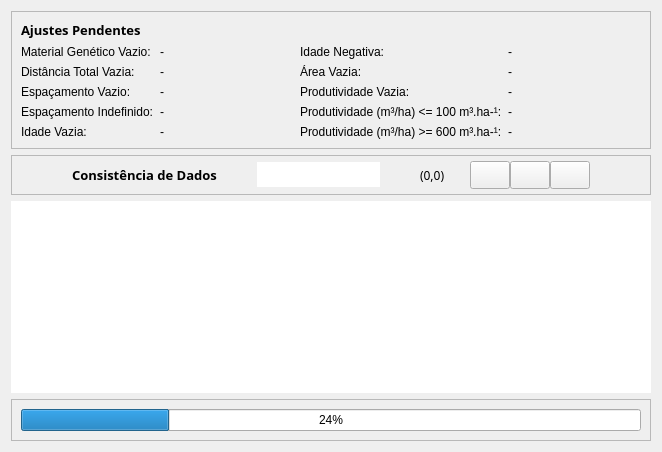
         <widget class="QWidget" name="consistir">
          <layout class="QGridLayout" name="gridLayout_3">
           <item row="4" column="0">
            <widget class="QFrame" name="frame_5">
             <property name="frameShape">
              <enum>QFrame::StyledPanel</enum>
             </property>
             <property name="frameShadow">
              <enum>QFrame::Raised</enum>
             </property>
             <layout class="QHBoxLayout" name="horizontalLayout_7">
              <item>
               <widget class="QProgressBar" name="progressBar">
                <property name="value">
                 <number>24</number>
                </property>
                <property name="alignment">
                 <set>Qt::AlignCenter</set>
                </property>
               </widget>
              </item>
             </layout>
            </widget>
           </item>
           <item row="1" column="0">
            <widget class="QFrame" name="frame_6">
             <property name="frameShape">
              <enum>QFrame::StyledPanel</enum>
             </property>
             <property name="frameShadow">
              <enum>QFrame::Raised</enum>
             </property>
             <layout class="QGridLayout" name="gridLayout_4">
              <item row="1" column="0">
               <widget class="QLabel" name="label_94">
                <property name="text">
                 <string>Material Genético Vazio:</string>
                </property>
               </widget>
              </item>
              <item row="6" column="2">
               <widget class="QLabel" name="label_92">
                <property name="text">
                 <string>Produtividade (m³/ha) &gt;= 600 m³.ha-¹:</string>
                </property>
               </widget>
              </item>
              <item row="5" column="2">
               <widget class="QLabel" name="label_90">
                <property name="text">
                 <string>Produtividade (m³/ha) &lt;= 100 m³.ha-¹:</string>
                </property>
               </widget>
              </item>
              <item row="6" column="1">
               <widget class="QLabel" name="label_138">
                <property name="text">
                 <string>-</string>
                </property>
               </widget>
              </item>
              <item row="4" column="2">
               <widget class="QLabel" name="label_130">
                <property name="text">
                 <string>Produtividade Vazia:</string>
                </property>
               </widget>
              </item>
              <item row="4" column="3">
               <widget class="QLabel" name="label_139">
                <property name="text">
                 <string>-</string>
                </property>
               </widget>
              </item>
              <item row="0" column="0">
               <widget class="QLabel" name="label_124">
                <property name="font">
                 <font>
                  <family>Poppins SemiBold</family>
                  <pointsize>10</pointsize>
                  <weight>75</weight>
                  <bold>true</bold>
                 </font>
                </property>
                <property name="text">
                 <string>Ajustes Pendentes</string>
                </property>
               </widget>
              </item>
              <item row="3" column="3">
               <widget class="QLabel" name="label_137">
                <property name="text">
                 <string>-</string>
                </property>
               </widget>
              </item>
              <item row="3" column="0">
               <widget class="QLabel" name="label_126">
                <property name="text">
                 <string>Distância Total Vazia:</string>
                </property>
               </widget>
              </item>
              <item row="4" column="0">
               <widget class="QLabel" name="label_127">
                <property name="text">
                 <string>Espaçamento Vazio:</string>
                </property>
               </widget>
              </item>
              <item row="1" column="1">
               <widget class="QLabel" name="label_131">
                <property name="text">
                 <string>-</string>
                </property>
               </widget>
              </item>
              <item row="4" column="1">
               <widget class="QLabel" name="label_133">
                <property name="text">
                 <string>-</string>
                </property>
               </widget>
              </item>
              <item row="5" column="1">
               <widget class="QLabel" name="label_134">
                <property name="text">
                 <string>-</string>
                </property>
               </widget>
              </item>
              <item row="3" column="1">
               <widget class="QLabel" name="label_132">
                <property name="text">
                 <string>-</string>
                </property>
               </widget>
              </item>
              <item row="1" column="3">
               <widget class="QLabel" name="label_136">
                <property name="text">
                 <string>-</string>
                </property>
               </widget>
              </item>
              <item row="5" column="3">
               <widget class="QLabel" name="label_135">
                <property name="text">
                 <string>-</string>
                </property>
               </widget>
              </item>
              <item row="3" column="2">
               <widget class="QLabel" name="label_129">
                <property name="text">
                 <string>Área Vazia:</string>
                </property>
               </widget>
              </item>
              <item row="1" column="2">
               <widget class="QLabel" name="label_91">
                <property name="text">
                 <string>Idade Negativa:</string>
                </property>
               </widget>
              </item>
              <item row="6" column="0">
               <widget class="QLabel" name="label_128">
                <property name="text">
                 <string>Idade Vazia:</string>
                </property>
               </widget>
              </item>
              <item row="5" column="0">
               <widget class="QLabel" name="label_140">
                <property name="text">
                 <string>Espaçamento Indefinido:</string>
                </property>
               </widget>
              </item>
              <item row="6" column="3">
               <widget class="QLabel" name="label_141">
                <property name="text">
                 <string>-</string>
                </property>
               </widget>
              </item>
             </layout>
            </widget>
           </item>
           <item row="3" column="0">
            <widget class="QTableWidget" name="tab_consist">
             <property name="font">
              <font>
               <family>Poppins SemiBold</family>
               <pointsize>8</pointsize>
               <weight>75</weight>
               <bold>true</bold>
              </font>
             </property>
             <property name="frameShape">
              <enum>QFrame::NoFrame</enum>
             </property>
             <property name="frameShadow">
              <enum>QFrame::Plain</enum>
             </property>
             <property name="lineWidth">
              <number>10</number>
             </property>
             <property name="sortingEnabled">
              <bool>true</bool>
             </property>
             <attribute name="horizontalHeaderDefaultSectionSize">
              <number>150</number>
             </attribute>
             <attribute name="horizontalHeaderMinimumSectionSize">
              <number>150</number>
             </attribute>
             <attribute name="verticalHeaderVisible">
              <bool>false</bool>
             </attribute>
             <attribute name="verticalHeaderDefaultSectionSize">
              <number>80</number>
             </attribute>
             <attribute name="verticalHeaderMinimumSectionSize">
              <number>40</number>
             </attribute>
            </widget>
           </item>
           <item row="2" column="0">
            <widget class="QFrame" name="frame_76">
             <property name="minimumSize">
              <size>
               <width>0</width>
               <height>40</height>
              </size>
             </property>
             <property name="frameShape">
              <enum>QFrame::StyledPanel</enum>
             </property>
             <property name="frameShadow">
              <enum>QFrame::Raised</enum>
             </property>
             <layout class="QHBoxLayout" name="horizontalLayout_37">
              <property name="spacing">
               <number>0</number>
              </property>
              <property name="leftMargin">
               <number>60</number>
              </property>
              <property name="topMargin">
               <number>0</number>
              </property>
              <property name="rightMargin">
               <number>60</number>
              </property>
              <property name="bottomMargin">
               <number>0</number>
              </property>
              <item>
               <widget class="QLabel" name="label_125">
                <property name="font">
                 <font>
                  <family>Poppins SemiBold</family>
                  <pointsize>10</pointsize>
                  <weight>75</weight>
                  <bold>true</bold>
                 </font>
                </property>
                <property name="text">
                 <string>Consistência de Dados</string>
                </property>
               </widget>
              </item>
              <item>
               <spacer name="horizontalSpacer_44">
                <property name="orientation">
                 <enum>Qt::Horizontal</enum>
                </property>
                <property name="sizeHint" stdset="0">
                 <size>
                  <width>40</width>
                  <height>20</height>
                 </size>
                </property>
               </spacer>
              </item>
              <item>
               <widget class="QLineEdit" name="search_11">
                <property name="minimumSize">
                 <size>
                  <width>0</width>
                  <height>25</height>
                 </size>
                </property>
                <property name="maximumSize">
                 <size>
                  <width>220</width>
                  <height>16777215</height>
                 </size>
                </property>
                <property name="font">
                 <font>
                  <family>Poppins</family>
                  <pointsize>10</pointsize>
                 </font>
                </property>
                <property name="frame">
                 <bool>false</bool>
                </property>
               </widget>
              </item>
              <item>
               <spacer name="horizontalSpacer_45">
                <property name="orientation">
                 <enum>Qt::Horizontal</enum>
                </property>
                <property name="sizeHint" stdset="0">
                 <size>
                  <width>40</width>
                  <height>20</height>
                 </size>
                </property>
               </spacer>
              </item>
              <item>
               <widget class="QLabel" name="label_25">
                <property name="font">
                 <font>
                  <family>Poppins Medium</family>
                 </font>
                </property>
                <property name="text">
                 <string>(0,0)</string>
                </property>
               </widget>
              </item>
              <item>
               <spacer name="horizontalSpacer_46">
                <property name="orientation">
                 <enum>Qt::Horizontal</enum>
                </property>
                <property name="sizeType">
                 <enum>QSizePolicy::Fixed</enum>
                </property>
                <property name="sizeHint" stdset="0">
                 <size>
                  <width>25</width>
                  <height>20</height>
                 </size>
                </property>
               </spacer>
              </item>
              <item>
               <widget class="QPushButton" name="button_exportar">
                <property name="minimumSize">
                 <size>
                  <width>26</width>
                  <height>28</height>
                 </size>
                </property>
                <property name="text">
                 <string/>
                </property>
               </widget>
              </item>
              <item>
               <widget class="QPushButton" name="button_consistir">
                <property name="minimumSize">
                 <size>
                  <width>26</width>
                  <height>28</height>
                 </size>
                </property>
                <property name="text">
                 <string/>
                </property>
               </widget>
              </item>
              <item>
               <widget class="QPushButton" name="button_reprocessar">
                <property name="minimumSize">
                 <size>
                  <width>26</width>
                  <height>28</height>
                 </size>
                </property>
                <property name="text">
                 <string/>
                </property>
               </widget>
              </item>
             </layout>
            </widget>
           </item>
          </layout>
         </widget>
